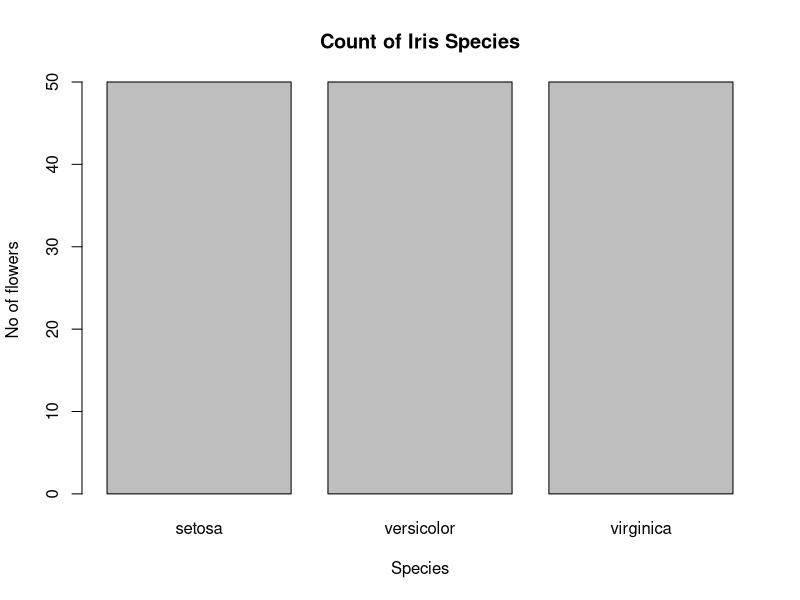
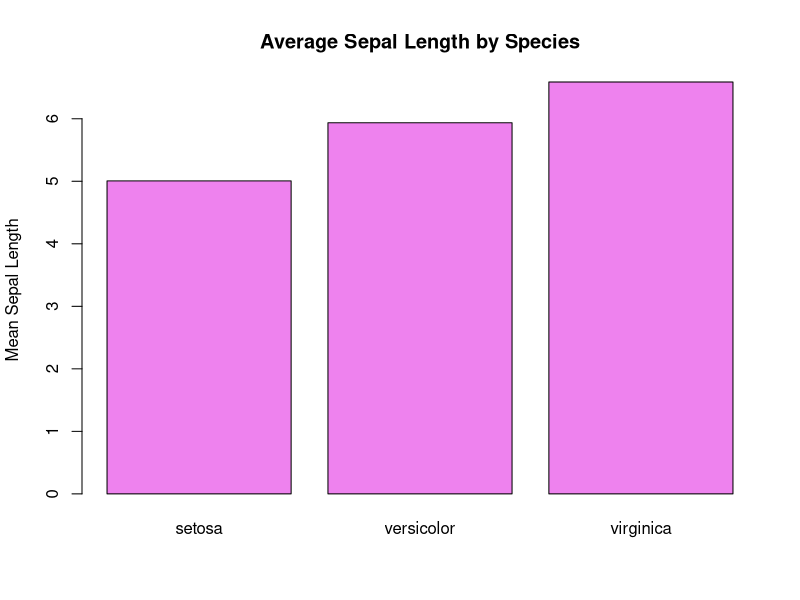
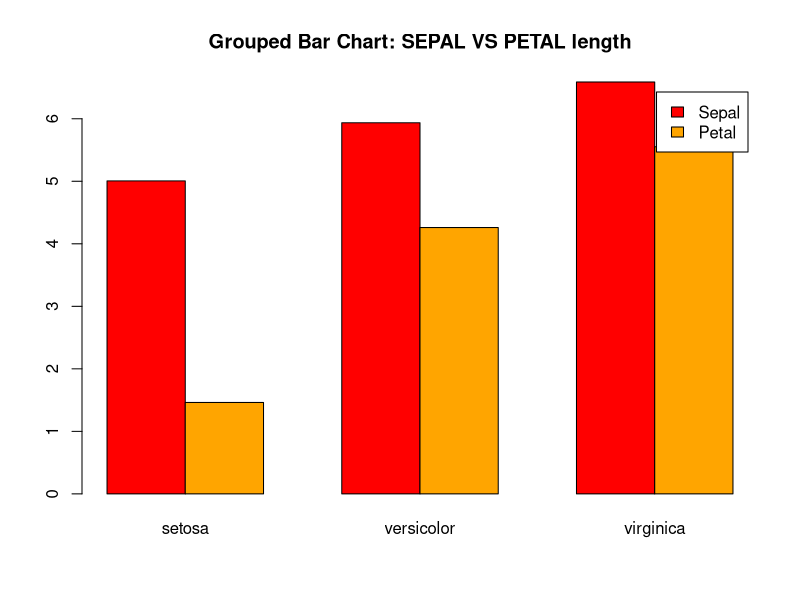
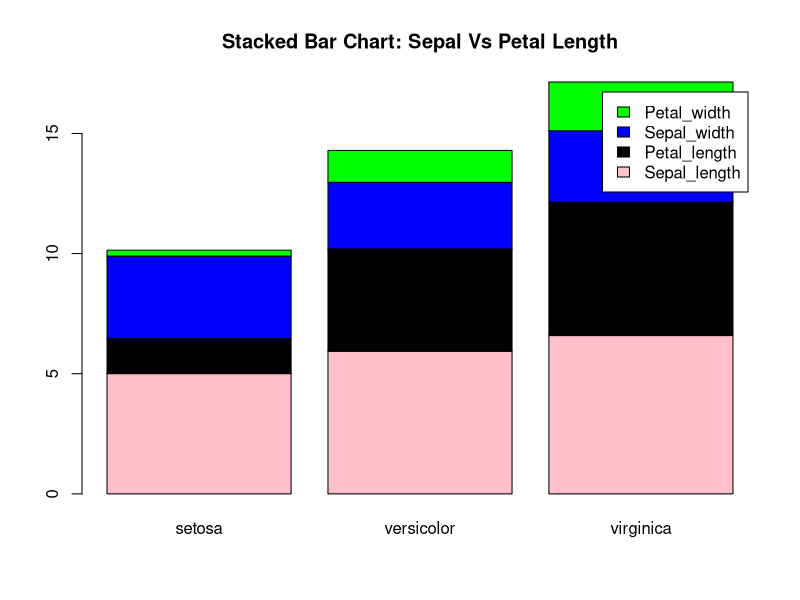

Recreate these plots in R, in order.
# load the dataset

data(iris)
?iris


###  Inspect the data

head(iris)
str(iris)
View(iris)

class(iris)

# VERY BASIC BAR CHAT 
# Count of each specie  

#LABELED bar chart

barplot(
  table(iris$Species),
  main = "Count of Iris Species",
  xlab = "Species",
  ylab = "No of flowers"
)

# BAR CHART FROM AGGREGATED DATA (Base R)

#Mean Sepal Length Per Species
mean_sepal <- tapply(iris$Sepal.Length, iris$Species, mean)
mean_sepal

barplot(
  mean_sepal,
  col = 'violet',
  main = "Average Sepal Length by Species",
  ylab = "Mean Sepal Length"
)


# GROUPED(Clustered ) BAR CHART( Base R)

group_means <- rbind(
  Sepal = tapply(iris$Sepal.Length, iris$Species, mean),
  Petal = tapply(iris$Petal.Length, iris$Species, mean)
)

group_means

group_means1 <- rbind(
  Sepal_length = tapply(iris$Sepal.Length, iris$Species, mean),
  Petal_length = tapply(iris$Petal.Length, iris$Species, mean),
  Sepal_width = tapply(iris$Sepal.Width, iris$Species, mean),
  Petal_width = tapply(iris$Petal.Width, iris$Species, mean)
)

group_means1

barplot(
  group_means,
  beside = TRUE,
  col = c("red","orange"),
  legend.text = TRUE,
  main = 'Grouped Bar Chart: SEPAL VS PETAL length'
)



# STACKED BAR CHART( bASE r)

barplot(
  group_means1,
  beside = FALSE,
  col = c('pink','black','blue','green'),
  legend.text = TRUE,
  main = "Stacked Bar Chart: Sepal Vs Petal Length"
)
